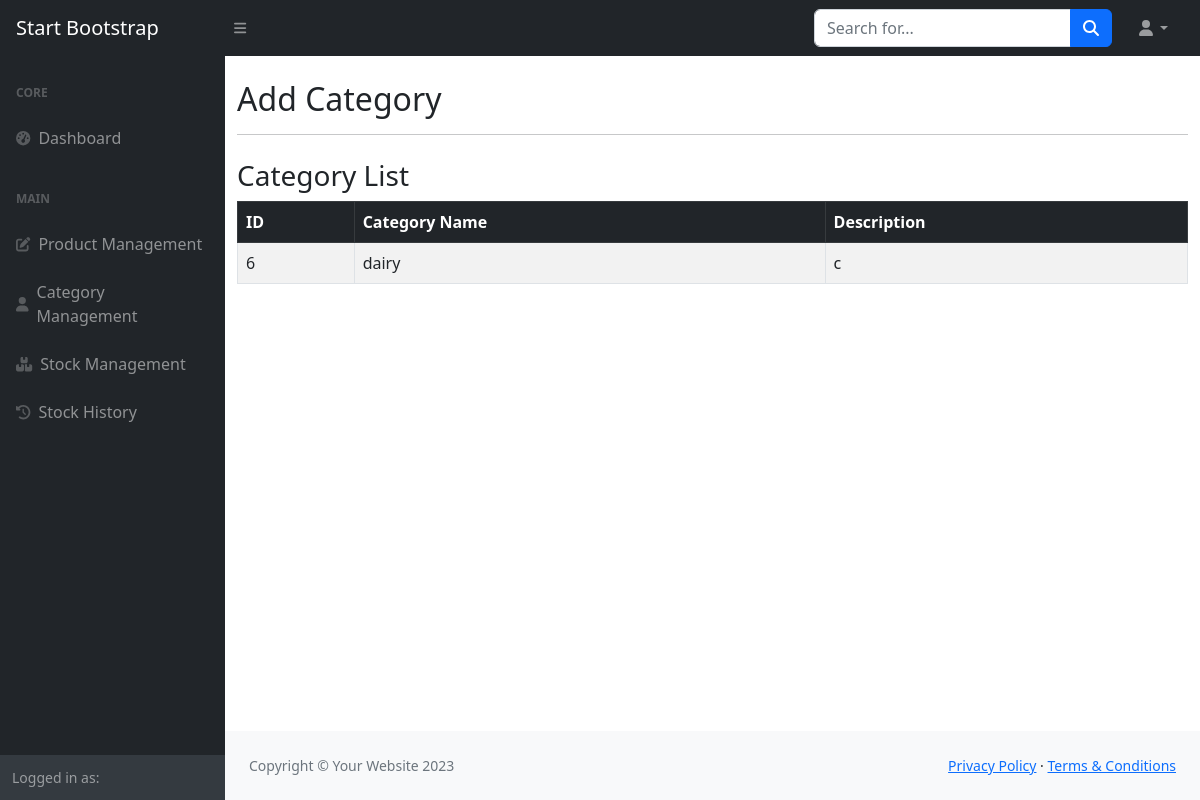
Page /categories/ on the earlier database version.
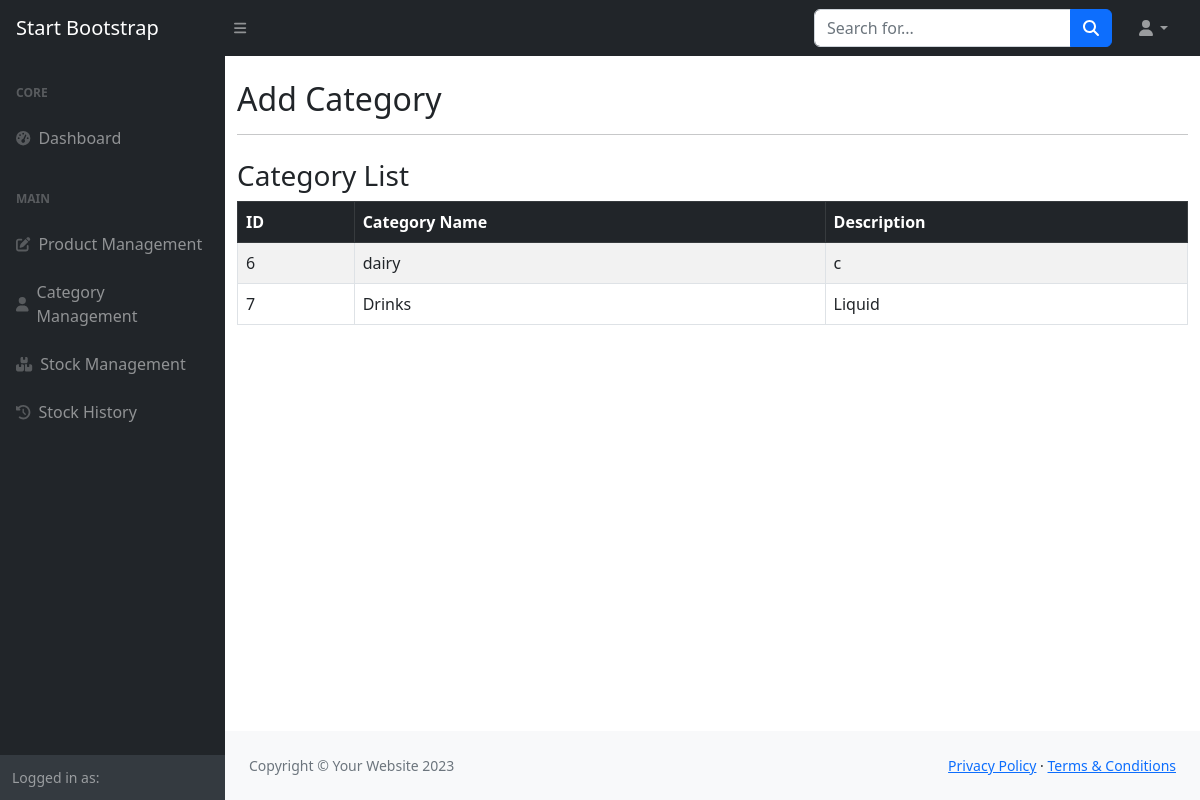
Same page on the later database version.
### inventory/models.py (models this page shows, shortened)
class Category(models.Model):
    category_name = models.CharField(max_length=100)
    description = models.TextField(blank=True)

### inventory/views.py (the view)
# urls.py: path('categories/', views.category_list_add, name='category_list_add'),
def category_list_add(request):
    if request.method == 'POST':
        form = CategoryForm(request.POST)
        if form.is_valid():
            form.save()
            return redirect('category_list_add')
    else:
        form = CategoryForm()
    categories = Category.objects.all()
    return render(request, 'inventory/add_category.html', {
        'form': form,
        'categories': categories
    })

### inventory/forms.py
class CategoryForm(forms.ModelForm):
    class Meta:
        model = Category
        fields = ['category_name', 'description']
        widgets = {
            'category_name': forms.TextInput(attrs={'class': 'form-control', 'placeholder': 'Enter category name'}),
            'description': forms.Textarea(attrs={'class': 'form-control', 'rows': 3, 'placeholder': 'Enter description'}),
        }

### templates/inventory/add_category.html (shortened to what this page needs)
{% include "partials/header.html" %}
<body class="sb-nav-fixed">
    {% include "partials/navbar.html" %}
    <div id="layoutSidenav">
        {% include "partials/sidebar.html" %}
        <div id="layoutSidenav_content">
            <main>
                <div class="container mt-4">
                    <h2>{% if edit_mode %}Edit Category{% else %}Add Category{% endif %}</h2>
                    <hr>
                    <h3 class="mt-4">Category List</h3>
                    <table class="table table-bordered table-striped mt-2">
                        <thead class="table-dark">
                            <tr>
                                <th>ID</th>
                                <th>Category Name</th>
                                <th>Description</th>
                            </tr>
                        </thead>
                        <tbody>
                            {% for category in categories %}
                            <tr>
                                <td>{{ category.id }}</td>
                                <td>{{ category.category_name }}</td>
                                <td>{{ category.description }}</td>
                            </tr>
                            {% empty %}
                            <tr><td colspan="{% if request.user.is_authenticated and request.user.userprofile.role == 'Admin' %}4{% else %}3{% endif %}" class="text-center">No categories yet.</td></tr>
                            {% endfor %}
                        </tbody>
                    </table>
                </div>
            </main>
            {% include "partials/footer.html" %}
        </div>
    </div>
</body>
</html>

### templates/partials/header.html (shortened to what this page needs)
{% load static %}
<!DOCTYPE html>
<html lang="en">
    <head>
        <link href="https://cdn.jsdelivr.net/npm/simple-datatables@7.1.2/dist/style.min.css" rel="stylesheet" />
        <link href="{% static 'css/styles.css' %}" rel="stylesheet" />
    </head>

### templates/partials/navbar.html (shortened to what this page needs)
<nav class="sb-topnav navbar navbar-expand navbar-dark bg-dark">
            <a class="navbar-brand ps-3" href="index.html">Start Bootstrap</a>
            <button class="btn btn-link btn-sm order-1 order-lg-0 me-4 me-lg-0" id="sidebarToggle" href="#!"><i class="fas fa-bars"></i></button>
            <form class="d-none d-md-inline-block form-inline ms-auto me-0 me-md-3 my-2 my-md-0">
                <div class="input-group">
                    <input class="form-control" type="text" placeholder="Search for..." aria-label="Search for..." aria-describedby="btnNavbarSearch" />
                    <button class="btn btn-primary" id="btnNavbarSearch" type="button"><i class="fas fa-search"></i></button>
                </div>
            </form>
            <ul class="navbar-nav ms-auto ms-md-0 me-3 me-lg-4">
                <li class="nav-item dropdown">
                    <a class="nav-link dropdown-toggle" id="navbarDropdown" href="#" role="button" data-bs-toggle="dropdown" aria-expanded="false"><i class="fas fa-user fa-fw"></i></a>
                </li>
            </ul>
        </nav>

### templates/partials/sidebar.html (shortened to what this page needs)
<div id="layoutSidenav_nav">
                <nav class="sb-sidenav accordion sb-sidenav-dark" id="sidenavAccordion">
                    <div class="sb-sidenav-menu">
                        <div class="nav">
                            <div class="sb-sidenav-menu-heading">Core</div>
                            <a class="nav-link" href="{% url 'index' %}">
                                <div class="sb-nav-link-icon"><i class="fas fa-tachometer-alt"></i></div>
                                Dashboard
                            </a>
                            <div class="sb-sidenav-menu-heading">Main</div>
                            <a class="nav-link" href="{% url 'product_manage' %}">
                                <div class="sb-nav-link-icon"><i class="fas fa-edit"></i></div>
                                Product Management
                            </a>
                            <a class="nav-link" href="{% url 'category_list_add'%}">
                                <div class="sb-nav-link-icon"><i class="fas fa-user"></i></div>
                                Category Management
                            </a>
                            <a class="nav-link" href="{% url 'stock_management' %}">
                                <div class="sb-nav-link-icon"><i class="fas fa-boxes"></i></div>
                                Stock Management
                            </a>
                            <a class="nav-link" href="{% url 'stock_history' %}">
                                 <div class="sb-nav-link-icon"><i class="fas fa-history"></i></div>
                                Stock History
                            </a>
                        </div>
                    </div>
                    <div class="sb-sidenav-footer">
                        <div class="small">Logged in as:</div>
                    </div>
                </nav>
            </div>

### templates/partials/footer.html
 <footer class="py-4 bg-light mt-auto">
                    <div class="container-fluid px-4">
                        <div class="d-flex align-items-center justify-content-between small">
                            <div class="text-muted">Copyright &copy; Your Website 2023</div>
                            <div>
                                <a href="#">Privacy Policy</a>
                                &middot;
                                <a href="#">Terms &amp; Conditions</a>
                            </div>
                        </div>
                    </div>
                </footer>

### templates/partials/scripts.html (shortened to what this page needs)
{% load static %}

Differences in the rows shown:
added Category: id "7", category_name "Drinks", description "Liquid"
